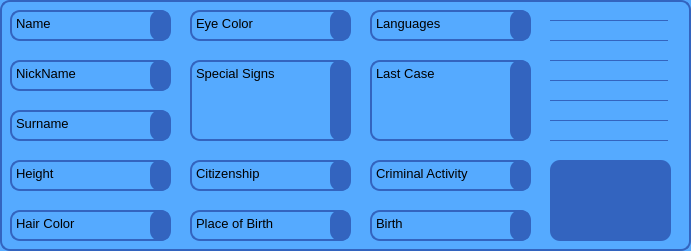
  <widget class="QFrame" name="frame">
   <property name="geometry">
    <rect>
     <x>20</x>
     <y>480</y>
     <width>691</width>
     <height>251</height>
    </rect>
   </property>
   <property name="styleSheet">
    <string notr="true">QFrame{
border-radius: 10px;
background-color: rgb(85, 170, 255);
border: 2px solid rgb(51, 100, 191);

}</string>
   </property>
   <property name="frameShape">
    <enum>QFrame::StyledPanel</enum>
   </property>
   <property name="frameShadow">
    <enum>QFrame::Raised</enum>
   </property>
   <widget class="QTextEdit" name="CriminalActivity_Label">
    <property name="geometry">
     <rect>
      <x>370</x>
      <y>160</y>
      <width>161</width>
      <height>31</height>
     </rect>
    </property>
    <property name="html">
     <string>&lt;!DOCTYPE HTML PUBLIC &quot;-//W3C//DTD HTML 4.0//EN&quot; &quot;http://www.w3.org/TR/REC-html40/strict.dtd&quot;&gt;
&lt;html&gt;&lt;head&gt;&lt;meta name=&quot;qrichtext&quot; content=&quot;1&quot; /&gt;&lt;style type=&quot;text/css&quot;&gt;
p, li { white-space: pre-wrap; }
&lt;/style&gt;&lt;/head&gt;&lt;body style=&quot; font-family:'MS Shell Dlg 2'; font-size:8.25pt; font-weight:400; font-style:normal;&quot;&gt;
&lt;p style=&quot; margin-top:0px; margin-bottom:0px; margin-left:0px; margin-right:0px; -qt-block-indent:0; text-indent:0px;&quot;&gt;&lt;span style=&quot; font-size:10pt;&quot;&gt;Criminal Activity&lt;/span&gt;&lt;/p&gt;&lt;/body&gt;&lt;/html&gt;</string>
    </property>
   </widget>
   <widget class="QTextEdit" name="Birth_Label">
    <property name="geometry">
     <rect>
      <x>370</x>
      <y>210</y>
      <width>161</width>
      <height>31</height>
     </rect>
    </property>
    <property name="html">
     <string>&lt;!DOCTYPE HTML PUBLIC &quot;-//W3C//DTD HTML 4.0//EN&quot; &quot;http://www.w3.org/TR/REC-html40/strict.dtd&quot;&gt;
&lt;html&gt;&lt;head&gt;&lt;meta name=&quot;qrichtext&quot; content=&quot;1&quot; /&gt;&lt;style type=&quot;text/css&quot;&gt;
p, li { white-space: pre-wrap; }
&lt;/style&gt;&lt;/head&gt;&lt;body style=&quot; font-family:'MS Shell Dlg 2'; font-size:8.25pt; font-weight:400; font-style:normal;&quot;&gt;
&lt;p style=&quot; margin-top:0px; margin-bottom:0px; margin-left:0px; margin-right:0px; -qt-block-indent:0; text-indent:0px;&quot;&gt;&lt;span style=&quot; font-size:10pt;&quot;&gt;Birth&lt;/span&gt;&lt;/p&gt;&lt;/body&gt;&lt;/html&gt;</string>
    </property>
   </widget>
   <widget class="QTextEdit" name="LastCase_Label">
    <property name="geometry">
     <rect>
      <x>370</x>
      <y>60</y>
      <width>161</width>
      <height>81</height>
     </rect>
    </property>
    <property name="html">
     <string>&lt;!DOCTYPE HTML PUBLIC &quot;-//W3C//DTD HTML 4.0//EN&quot; &quot;http://www.w3.org/TR/REC-html40/strict.dtd&quot;&gt;
&lt;html&gt;&lt;head&gt;&lt;meta name=&quot;qrichtext&quot; content=&quot;1&quot; /&gt;&lt;style type=&quot;text/css&quot;&gt;
p, li { white-space: pre-wrap; }
&lt;/style&gt;&lt;/head&gt;&lt;body style=&quot; font-family:'MS Shell Dlg 2'; font-size:8.25pt; font-weight:400; font-style:normal;&quot;&gt;
&lt;p style=&quot; margin-top:0px; margin-bottom:0px; margin-left:0px; margin-right:0px; -qt-block-indent:0; text-indent:0px;&quot;&gt;&lt;span style=&quot; font-size:10pt;&quot;&gt;Last Case&lt;/span&gt;&lt;/p&gt;&lt;/body&gt;&lt;/html&gt;</string>
    </property>
   </widget>
   <widget class="QTextEdit" name="PlaceOfBirth_Label">
    <property name="geometry">
     <rect>
      <x>190</x>
      <y>210</y>
      <width>161</width>
      <height>31</height>
     </rect>
    </property>
    <property name="html">
     <string>&lt;!DOCTYPE HTML PUBLIC &quot;-//W3C//DTD HTML 4.0//EN&quot; &quot;http://www.w3.org/TR/REC-html40/strict.dtd&quot;&gt;
&lt;html&gt;&lt;head&gt;&lt;meta name=&quot;qrichtext&quot; content=&quot;1&quot; /&gt;&lt;style type=&quot;text/css&quot;&gt;
p, li { white-space: pre-wrap; }
&lt;/style&gt;&lt;/head&gt;&lt;body style=&quot; font-family:'MS Shell Dlg 2'; font-size:8.25pt; font-weight:400; font-style:normal;&quot;&gt;
&lt;p style=&quot; margin-top:0px; margin-bottom:0px; margin-left:0px; margin-right:0px; -qt-block-indent:0; text-indent:0px;&quot;&gt;&lt;span style=&quot; font-size:10pt;&quot;&gt;Place of Birth&lt;/span&gt;&lt;/p&gt;&lt;/body&gt;&lt;/html&gt;</string>
    </property>
   </widget>
   <widget class="QTextEdit" name="Languages_Label">
    <property name="geometry">
     <rect>
      <x>370</x>
      <y>10</y>
      <width>161</width>
      <height>31</height>
     </rect>
    </property>
    <property name="html">
     <string>&lt;!DOCTYPE HTML PUBLIC &quot;-//W3C//DTD HTML 4.0//EN&quot; &quot;http://www.w3.org/TR/REC-html40/strict.dtd&quot;&gt;
&lt;html&gt;&lt;head&gt;&lt;meta name=&quot;qrichtext&quot; content=&quot;1&quot; /&gt;&lt;style type=&quot;text/css&quot;&gt;
p, li { white-space: pre-wrap; }
&lt;/style&gt;&lt;/head&gt;&lt;body style=&quot; font-family:'MS Shell Dlg 2'; font-size:8.25pt; font-weight:400; font-style:normal;&quot;&gt;
&lt;p style=&quot; margin-top:0px; margin-bottom:0px; margin-left:0px; margin-right:0px; -qt-block-indent:0; text-indent:0px;&quot;&gt;&lt;span style=&quot; font-size:10pt;&quot;&gt;Languages&lt;/span&gt;&lt;/p&gt;&lt;/body&gt;&lt;/html&gt;</string>
    </property>
   </widget>
   <widget class="QTextEdit" name="Citizenship_Label">
    <property name="geometry">
     <rect>
      <x>190</x>
      <y>160</y>
      <width>161</width>
      <height>31</height>
     </rect>
    </property>
    <property name="html">
     <string>&lt;!DOCTYPE HTML PUBLIC &quot;-//W3C//DTD HTML 4.0//EN&quot; &quot;http://www.w3.org/TR/REC-html40/strict.dtd&quot;&gt;
&lt;html&gt;&lt;head&gt;&lt;meta name=&quot;qrichtext&quot; content=&quot;1&quot; /&gt;&lt;style type=&quot;text/css&quot;&gt;
p, li { white-space: pre-wrap; }
&lt;/style&gt;&lt;/head&gt;&lt;body style=&quot; font-family:'MS Shell Dlg 2'; font-size:8.25pt; font-weight:400; font-style:normal;&quot;&gt;
&lt;p style=&quot; margin-top:0px; margin-bottom:0px; margin-left:0px; margin-right:0px; -qt-block-indent:0; text-indent:0px;&quot;&gt;&lt;span style=&quot; font-size:10pt;&quot;&gt;Citizenship&lt;/span&gt;&lt;/p&gt;&lt;/body&gt;&lt;/html&gt;</string>
    </property>
   </widget>
   <widget class="QTextEdit" name="SpecialSigns_Label">
    <property name="geometry">
     <rect>
      <x>190</x>
      <y>60</y>
      <width>161</width>
      <height>81</height>
     </rect>
    </property>
    <property name="html">
     <string>&lt;!DOCTYPE HTML PUBLIC &quot;-//W3C//DTD HTML 4.0//EN&quot; &quot;http://www.w3.org/TR/REC-html40/strict.dtd&quot;&gt;
&lt;html&gt;&lt;head&gt;&lt;meta name=&quot;qrichtext&quot; content=&quot;1&quot; /&gt;&lt;style type=&quot;text/css&quot;&gt;
p, li { white-space: pre-wrap; }
&lt;/style&gt;&lt;/head&gt;&lt;body style=&quot; font-family:'MS Shell Dlg 2'; font-size:8.25pt; font-weight:400; font-style:normal;&quot;&gt;
&lt;p style=&quot; margin-top:0px; margin-bottom:0px; margin-left:0px; margin-right:0px; -qt-block-indent:0; text-indent:0px;&quot;&gt;&lt;span style=&quot; font-size:10pt;&quot;&gt;Special Signs&lt;/span&gt;&lt;/p&gt;&lt;/body&gt;&lt;/html&gt;</string>
    </property>
   </widget>
   <widget class="QTextEdit" name="EyeColor_Label">
    <property name="geometry">
     <rect>
      <x>190</x>
      <y>10</y>
      <width>161</width>
      <height>31</height>
     </rect>
    </property>
    <property name="html">
     <string>&lt;!DOCTYPE HTML PUBLIC &quot;-//W3C//DTD HTML 4.0//EN&quot; &quot;http://www.w3.org/TR/REC-html40/strict.dtd&quot;&gt;
&lt;html&gt;&lt;head&gt;&lt;meta name=&quot;qrichtext&quot; content=&quot;1&quot; /&gt;&lt;style type=&quot;text/css&quot;&gt;
p, li { white-space: pre-wrap; }
&lt;/style&gt;&lt;/head&gt;&lt;body style=&quot; font-family:'MS Shell Dlg 2'; font-size:8.25pt; font-weight:400; font-style:normal;&quot;&gt;
&lt;p style=&quot; margin-top:0px; margin-bottom:0px; margin-left:0px; margin-right:0px; -qt-block-indent:0; text-indent:0px;&quot;&gt;&lt;span style=&quot; font-size:10pt;&quot;&gt;Eye Color&lt;/span&gt;&lt;/p&gt;&lt;/body&gt;&lt;/html&gt;</string>
    </property>
   </widget>
   <widget class="QTextEdit" name="NickName_Label">
    <property name="geometry">
     <rect>
      <x>10</x>
      <y>60</y>
      <width>161</width>
      <height>31</height>
     </rect>
    </property>
    <property name="html">
     <string>&lt;!DOCTYPE HTML PUBLIC &quot;-//W3C//DTD HTML 4.0//EN&quot; &quot;http://www.w3.org/TR/REC-html40/strict.dtd&quot;&gt;
&lt;html&gt;&lt;head&gt;&lt;meta name=&quot;qrichtext&quot; content=&quot;1&quot; /&gt;&lt;style type=&quot;text/css&quot;&gt;
p, li { white-space: pre-wrap; }
&lt;/style&gt;&lt;/head&gt;&lt;body style=&quot; font-family:'MS Shell Dlg 2'; font-size:8.25pt; font-weight:400; font-style:normal;&quot;&gt;
&lt;p style=&quot; margin-top:0px; margin-bottom:0px; margin-left:0px; margin-right:0px; -qt-block-indent:0; text-indent:0px;&quot;&gt;&lt;span style=&quot; font-size:10pt;&quot;&gt;NickName&lt;/span&gt;&lt;/p&gt;&lt;/body&gt;&lt;/html&gt;</string>
    </property>
   </widget>
   <widget class="QTextEdit" name="Height_Label">
    <property name="geometry">
     <rect>
      <x>10</x>
      <y>160</y>
      <width>161</width>
      <height>31</height>
     </rect>
    </property>
    <property name="html">
     <string>&lt;!DOCTYPE HTML PUBLIC &quot;-//W3C//DTD HTML 4.0//EN&quot; &quot;http://www.w3.org/TR/REC-html40/strict.dtd&quot;&gt;
&lt;html&gt;&lt;head&gt;&lt;meta name=&quot;qrichtext&quot; content=&quot;1&quot; /&gt;&lt;style type=&quot;text/css&quot;&gt;
p, li { white-space: pre-wrap; }
&lt;/style&gt;&lt;/head&gt;&lt;body style=&quot; font-family:'MS Shell Dlg 2'; font-size:8.25pt; font-weight:400; font-style:normal;&quot;&gt;
&lt;p style=&quot; margin-top:0px; margin-bottom:0px; margin-left:0px; margin-right:0px; -qt-block-indent:0; text-indent:0px;&quot;&gt;&lt;span style=&quot; font-size:10pt;&quot;&gt;Height&lt;/span&gt;&lt;/p&gt;&lt;/body&gt;&lt;/html&gt;</string>
    </property>
   </widget>
   <widget class="QTextEdit" name="Sername_Label">
    <property name="geometry">
     <rect>
      <x>10</x>
      <y>110</y>
      <width>161</width>
      <height>31</height>
     </rect>
    </property>
    <property name="html">
     <string>&lt;!DOCTYPE HTML PUBLIC &quot;-//W3C//DTD HTML 4.0//EN&quot; &quot;http://www.w3.org/TR/REC-html40/strict.dtd&quot;&gt;
&lt;html&gt;&lt;head&gt;&lt;meta name=&quot;qrichtext&quot; content=&quot;1&quot; /&gt;&lt;style type=&quot;text/css&quot;&gt;
p, li { white-space: pre-wrap; }
&lt;/style&gt;&lt;/head&gt;&lt;body style=&quot; font-family:'MS Shell Dlg 2'; font-size:8.25pt; font-weight:400; font-style:normal;&quot;&gt;
&lt;p style=&quot; margin-top:0px; margin-bottom:0px; margin-left:0px; margin-right:0px; -qt-block-indent:0; text-indent:0px;&quot;&gt;&lt;span style=&quot; font-size:10pt;&quot;&gt;Surname&lt;/span&gt;&lt;/p&gt;&lt;/body&gt;&lt;/html&gt;</string>
    </property>
   </widget>
   <widget class="QTextEdit" name="HairColor_Label">
    <property name="geometry">
     <rect>
      <x>10</x>
      <y>210</y>
      <width>161</width>
      <height>31</height>
     </rect>
    </property>
    <property name="html">
     <string>&lt;!DOCTYPE HTML PUBLIC &quot;-//W3C//DTD HTML 4.0//EN&quot; &quot;http://www.w3.org/TR/REC-html40/strict.dtd&quot;&gt;
&lt;html&gt;&lt;head&gt;&lt;meta name=&quot;qrichtext&quot; content=&quot;1&quot; /&gt;&lt;style type=&quot;text/css&quot;&gt;
p, li { white-space: pre-wrap; }
&lt;/style&gt;&lt;/head&gt;&lt;body style=&quot; font-family:'MS Shell Dlg 2'; font-size:8.25pt; font-weight:400; font-style:normal;&quot;&gt;
&lt;p style=&quot; margin-top:0px; margin-bottom:0px; margin-left:0px; margin-right:0px; -qt-block-indent:0; text-indent:0px;&quot;&gt;&lt;span style=&quot; font-size:10pt;&quot;&gt;Hair Color&lt;/span&gt;&lt;/p&gt;&lt;/body&gt;&lt;/html&gt;</string>
    </property>
   </widget>
   <widget class="QTextEdit" name="Name_Label">
    <property name="geometry">
     <rect>
      <x>10</x>
      <y>10</y>
      <width>161</width>
      <height>31</height>
     </rect>
    </property>
    <property name="html">
     <string>&lt;!DOCTYPE HTML PUBLIC &quot;-//W3C//DTD HTML 4.0//EN&quot; &quot;http://www.w3.org/TR/REC-html40/strict.dtd&quot;&gt;
&lt;html&gt;&lt;head&gt;&lt;meta name=&quot;qrichtext&quot; content=&quot;1&quot; /&gt;&lt;style type=&quot;text/css&quot;&gt;
p, li { white-space: pre-wrap; }
&lt;/style&gt;&lt;/head&gt;&lt;body style=&quot; font-family:'MS Shell Dlg 2'; font-size:8.25pt; font-weight:400; font-style:normal;&quot;&gt;
&lt;p style=&quot; margin-top:0px; margin-bottom:0px; margin-left:0px; margin-right:0px; -qt-block-indent:0; text-indent:0px;&quot;&gt;&lt;span style=&quot; font-size:10pt;&quot;&gt;Name&lt;/span&gt;&lt;/p&gt;&lt;/body&gt;&lt;/html&gt;</string>
    </property>
   </widget>
   <widget class="QPushButton" name="addInfo_Button">
    <property name="geometry">
     <rect>
      <x>550</x>
      <y>160</y>
      <width>121</width>
      <height>81</height>
     </rect>
    </property>
    <property name="cursor">
     <cursorShape>PointingHandCursor</cursorShape>
    </property>
    <property name="styleSheet">
     <string notr="true">QPushButton{
background-color: rgb(51, 100, 191);
border-radius: 10px;
} 

QPushButton:hover
{
background-color: rgb(118, 165, 70);
 }

QPushButton:pressed
{
padding-top: 3px;
 background-color:;
	color: rgb(133, 181, 105);
}
</string>
    </property>
    <property name="text">
     <string/>
    </property>
    <property name="icon">
     <iconset>
      <normaloff>../../../Python projects/PicturesForApps/picForButton7.png</normaloff>../../../Python projects/PicturesForApps/picForButton7.png</iconset>
    </property>
    <property name="iconSize">
     <size>
      <width>64</width>
      <height>64</height>
     </size>
    </property>
   </widget>
   <widget class="Line" name="line_2">
    <property name="geometry">
     <rect>
      <x>550</x>
      <y>20</y>
      <width>118</width>
      <height>1</height>
     </rect>
    </property>
    <property name="orientation">
     <enum>Qt::Horizontal</enum>
    </property>
   </widget>
   <widget class="Line" name="line_3">
    <property name="geometry">
     <rect>
      <x>550</x>
      <y>40</y>
      <width>118</width>
      <height>1</height>
     </rect>
    </property>
    <property name="orientation">
     <enum>Qt::Horizontal</enum>
    </property>
   </widget>
   <widget class="Line" name="line_4">
    <property name="geometry">
     <rect>
      <x>550</x>
      <y>60</y>
      <width>118</width>
      <height>1</height>
     </rect>
    </property>
    <property name="orientation">
     <enum>Qt::Horizontal</enum>
    </property>
   </widget>
   <widget class="Line" name="line_5">
    <property name="geometry">
     <rect>
      <x>550</x>
      <y>80</y>
      <width>118</width>
      <height>1</height>
     </rect>
    </property>
    <property name="orientation">
     <enum>Qt::Horizontal</enum>
    </property>
   </widget>
   <widget class="Line" name="line_6">
    <property name="geometry">
     <rect>
      <x>550</x>
      <y>100</y>
      <width>118</width>
      <height>1</height>
     </rect>
    </property>
    <property name="orientation">
     <enum>Qt::Horizontal</enum>
    </property>
   </widget>
   <widget class="Line" name="line_7">
    <property name="geometry">
     <rect>
      <x>550</x>
      <y>120</y>
      <width>118</width>
      <height>1</height>
     </rect>
    </property>
    <property name="orientation">
     <enum>Qt::Horizontal</enum>
    </property>
   </widget>
   <widget class="Line" name="line_8">
    <property name="geometry">
     <rect>
      <x>550</x>
      <y>140</y>
      <width>118</width>
      <height>1</height>
     </rect>
    </property>
    <property name="orientation">
     <enum>Qt::Horizontal</enum>
    </property>
   </widget>
   <widget class="QPushButton" name="name_sortButton">
    <property name="geometry">
     <rect>
      <x>150</x>
      <y>10</y>
      <width>20</width>
      <height>31</height>
     </rect>
    </property>
    <property name="cursor">
     <cursorShape>PointingHandCursor</cursorShape>
    </property>
    <property name="styleSheet">
     <string notr="true">QPushButton{
background-color: rgb(51, 100, 191);
border-radius: 10px;
} 

QPushButton:hover
{
background-color: rgb(118, 165, 70);
 }

QPushButton:pressed
{
padding-top: 3px;
 background-color:rgb(38, 75, 143);
}
</string>
    </property>
    <property name="text">
     <string/>
    </property>
    <property name="iconSize">
     <size>
      <width>64</width>
      <height>64</height>
     </size>
    </property>
   </widget>
   <widget class="QPushButton" name="NickName_sortButton">
    <property name="geometry">
     <rect>
      <x>150</x>
      <y>60</y>
      <width>20</width>
      <height>31</height>
     </rect>
    </property>
    <property name="cursor">
     <cursorShape>PointingHandCursor</cursorShape>
    </property>
    <property name="styleSheet">
     <string notr="true">QPushButton{
background-color: rgb(51, 100, 191);
border-radius: 10px;
} 

QPushButton:hover
{
background-color: rgb(118, 165, 70);
 }

QPushButton:pressed
{
padding-top: 3px;
 background-color:rgb(38, 75, 143);
}
</string>
    </property>
    <property name="text">
     <string/>
    </property>
    <property name="iconSize">
     <size>
      <width>64</width>
      <height>64</height>
     </size>
    </property>
   </widget>
   <widget class="QPushButton" name="surname_sortButton">
    <property name="geometry">
     <rect>
      <x>150</x>
      <y>110</y>
      <width>20</width>
      <height>31</height>
     </rect>
    </property>
    <property name="cursor">
     <cursorShape>PointingHandCursor</cursorShape>
    </property>
    <property name="styleSheet">
     <string notr="true">QPushButton{
background-color: rgb(51, 100, 191);
border-radius: 10px;
} 

QPushButton:hover
{
background-color: rgb(118, 165, 70);
 }

QPushButton:pressed
{
padding-top: 3px;
 background-color:rgb(38, 75, 143);
}
</string>
    </property>
    <property name="text">
     <string/>
    </property>
    <property name="iconSize">
     <size>
      <width>64</width>
      <height>64</height>
     </size>
    </property>
   </widget>
   <widget class="QPushButton" name="height_sortButton">
    <property name="geometry">
     <rect>
      <x>150</x>
      <y>160</y>
      <width>20</width>
      <height>31</height>
     </rect>
    </property>
    <property name="cursor">
     <cursorShape>PointingHandCursor</cursorShape>
    </property>
    <property name="styleSheet">
     <string notr="true">QPushButton{
background-color: rgb(51, 100, 191);
border-radius: 10px;
} 

QPushButton:hover
{
background-color: rgb(118, 165, 70);
 }

QPushButton:pressed
{
padding-top: 3px;
 background-color:rgb(38, 75, 143);
}
</string>
    </property>
    <property name="text">
     <string/>
    </property>
    <property name="iconSize">
     <size>
      <width>64</width>
      <height>64</height>
     </size>
    </property>
   </widget>
   <widget class="QPushButton" name="haircolor_sortButton">
    <property name="geometry">
     <rect>
      <x>150</x>
      <y>210</y>
      <width>20</width>
      <height>31</height>
     </rect>
    </property>
    <property name="cursor">
     <cursorShape>PointingHandCursor</cursorShape>
    </property>
    <property name="styleSheet">
     <string notr="true">QPushButton{
background-color: rgb(51, 100, 191);
border-radius: 10px;
} 

QPushButton:hover
{
background-color: rgb(118, 165, 70);
 }

QPushButton:pressed
{
padding-top: 3px;
 background-color:rgb(38, 75, 143);
}
</string>
    </property>
    <property name="text">
     <string/>
    </property>
    <property name="iconSize">
     <size>
      <width>64</width>
      <height>64</height>
     </size>
    </property>
   </widget>
   <widget class="QPushButton" name="eyecolor_sortButton">
    <property name="geometry">
     <rect>
      <x>330</x>
      <y>10</y>
      <width>20</width>
      <height>31</height>
     </rect>
    </property>
    <property name="cursor">
     <cursorShape>PointingHandCursor</cursorShape>
    </property>
    <property name="styleSheet">
     <string notr="true">QPushButton{
background-color: rgb(51, 100, 191);
border-radius: 10px;
} 

QPushButton:hover
{
background-color: rgb(118, 165, 70);
 }

QPushButton:pressed
{
padding-top: 3px;
 background-color:rgb(38, 75, 143);
}
</string>
    </property>
    <property name="text">
     <string/>
    </property>
    <property name="iconSize">
     <size>
      <width>64</width>
      <height>64</height>
     </size>
    </property>
   </widget>
   <widget class="QPushButton" name="specialSigns_sortButton">
    <property name="geometry">
     <rect>
      <x>330</x>
      <y>60</y>
      <width>20</width>
      <height>81</height>
     </rect>
    </property>
    <property name="cursor">
     <cursorShape>PointingHandCursor</cursorShape>
    </property>
    <property name="styleSheet">
     <string notr="true">QPushButton{
background-color: rgb(51, 100, 191);
border-radius: 10px;
} 

QPushButton:hover
{
background-color: rgb(118, 165, 70);
 }

QPushButton:pressed
{
padding-top: 3px;
 background-color:rgb(38, 75, 143);
}
</string>
    </property>
    <property name="text">
     <string/>
    </property>
    <property name="iconSize">
     <size>
      <width>64</width>
      <height>64</height>
     </size>
    </property>
   </widget>
   <widget class="QPushButton" name="Citizenship_sortButton">
    <property name="geometry">
     <rect>
      <x>330</x>
      <y>160</y>
      <width>20</width>
      <height>31</height>
     </rect>
    </property>
    <property name="cursor">
     <cursorShape>PointingHandCursor</cursorShape>
    </property>
    <property name="styleSheet">
     <string notr="true">QPushButton{
background-color: rgb(51, 100, 191);
border-radius: 10px;
} 

QPushButton:hover
{
background-color: rgb(118, 165, 70);
 }

QPushButton:pressed
{
padding-top: 3px;
 background-color:rgb(38, 75, 143);
}
</string>
    </property>
    <property name="text">
     <string/>
    </property>
    <property name="iconSize">
     <size>
      <width>64</width>
      <height>64</height>
     </size>
    </property>
   </widget>
   <widget class="QPushButton" name="placeOfBirth_sortButton">
    <property name="geometry">
     <rect>
      <x>330</x>
      <y>210</y>
      <width>20</width>
      <height>31</height>
     </rect>
    </property>
    <property name="cursor">
     <cursorShape>PointingHandCursor</cursorShape>
    </property>
    <property name="styleSheet">
     <string notr="true">QPushButton{
background-color: rgb(51, 100, 191);
border-radius: 10px;
} 

QPushButton:hover
{
background-color: rgb(118, 165, 70);
 }

QPushButton:pressed
{
padding-top: 3px;
 background-color:rgb(38, 75, 143);
}
</string>
    </property>
    <property name="text">
     <string/>
    </property>
    <property name="iconSize">
     <size>
      <width>64</width>
      <height>64</height>
     </size>
    </property>
   </widget>
   <widget class="QPushButton" name="languages_sortButton">
    <property name="geometry">
     <rect>
      <x>510</x>
      <y>10</y>
      <width>20</width>
      <height>31</height>
     </rect>
    </property>
    <property name="cursor">
     <cursorShape>PointingHandCursor</cursorShape>
    </property>
    <property name="styleSheet">
     <string notr="true">QPushButton{
background-color: rgb(51, 100, 191);
border-radius: 10px;
} 

QPushButton:hover
{
background-color: rgb(118, 165, 70);
 }

QPushButton:pressed
{
padding-top: 3px;
 background-color:rgb(38, 75, 143);
}
</string>
    </property>
    <property name="text">
     <string/>
    </property>
    <property name="iconSize">
     <size>
      <width>64</width>
      <height>64</height>
     </size>
    </property>
   </widget>
   <widget class="QPushButton" name="lastCase_sortButton">
    <property name="geometry">
     <rect>
      <x>510</x>
      <y>60</y>
      <width>20</width>
      <height>81</height>
     </rect>
    </property>
    <property name="cursor">
     <cursorShape>PointingHandCursor</cursorShape>
    </property>
    <property name="styleSheet">
     <string notr="true">QPushButton{
background-color: rgb(51, 100, 191);
border-radius: 10px;
} 

QPushButton:hover
{
background-color: rgb(118, 165, 70);
 }

QPushButton:pressed
{
padding-top: 3px;
 background-color:rgb(38, 75, 143);
}
</string>
    </property>
    <property name="text">
     <string/>
    </property>
    <property name="iconSize">
     <size>
      <width>64</width>
      <height>64</height>
     </size>
    </property>
   </widget>
   <widget class="QPushButton" name="crimincalActivity_sortButton">
    <property name="geometry">
     <rect>
      <x>510</x>
      <y>160</y>
      <width>20</width>
      <height>31</height>
     </rect>
    </property>
    <property name="cursor">
     <cursorShape>PointingHandCursor</cursorShape>
    </property>
    <property name="styleSheet">
     <string notr="true">QPushButton{
background-color: rgb(51, 100, 191);
border-radius: 10px;
} 

QPushButton:hover
{
background-color: rgb(118, 165, 70);
 }

QPushButton:pressed
{
padding-top: 3px;
 background-color:rgb(38, 75, 143);
}
</string>
    </property>
    <property name="text">
     <string/>
    </property>
    <property name="iconSize">
     <size>
      <width>64</width>
      <height>64</height>
     </size>
    </property>
   </widget>
   <widget class="QPushButton" name="birth_sortButton">
    <property name="geometry">
     <rect>
      <x>510</x>
      <y>210</y>
      <width>20</width>
      <height>31</height>
     </rect>
    </property>
    <property name="cursor">
     <cursorShape>PointingHandCursor</cursorShape>
    </property>
    <property name="styleSheet">
     <string notr="true">QPushButton{
background-color: rgb(51, 100, 191);
border-radius: 10px;
} 

QPushButton:hover
{
background-color: rgb(118, 165, 70);
 }

QPushButton:pressed
{
padding-top: 3px;
 background-color:rgb(38, 75, 143);
}
</string>
    </property>
    <property name="text">
     <string/>
    </property>
    <property name="iconSize">
     <size>
      <width>64</width>
      <height>64</height>
     </size>
    </property>
   </widget>
  </widget>
